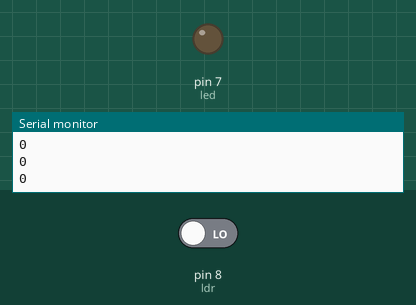
Bench run of a sketch on a simulated Arduino Uno, built with avr-gcc and run on an emulated ATmega328P. On the bench: output pins drawn as LEDs (lit = HIGH), the last lines printed to the serial monitor. The test bench sets the inputs (shaded band); at power-on: pin 8 (ldr) LOW.

Above: at 1.2 s.
1.3 s: pin 8 (ldr) driven HIGH
At 2.1 s:
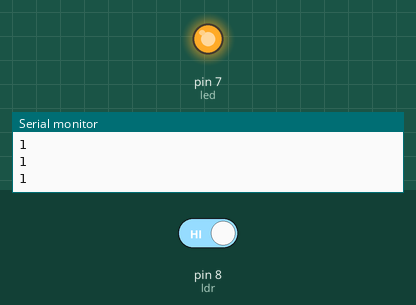
2.8 s: pin 8 (ldr) driven LOW
At 3.3 s:
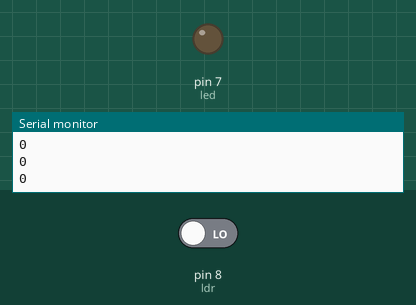
Timing chart, 0 to 5.8 s (numbered marks = the images above; inputs shaded):
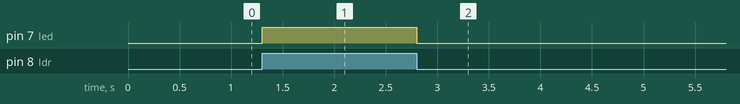

The sketch:

LDR.ino
```cpp
#define ldr 8
#define led 7

void setup() {
  // put your setup code here, to run once:
pinMode(8,INPUT);
pinMode(7,OUTPUT);
Serial.begin(9600);
}

void loop() {
  // put your main code here, to run repeatedly:
  if(digitalRead(ldr)==1)
  {
digitalWrite(led,HIGH);
  }
  else{
    digitalWrite(led,LOW);
  }
  Serial.println(digitalRead(ldr));
  delay(100);

}
```

Measured:
- after the input at 1.3 s, pin 7 (led): LOW → HIGH at once
- after the input at 2.8 s, pin 7 (led): HIGH → LOW at once
